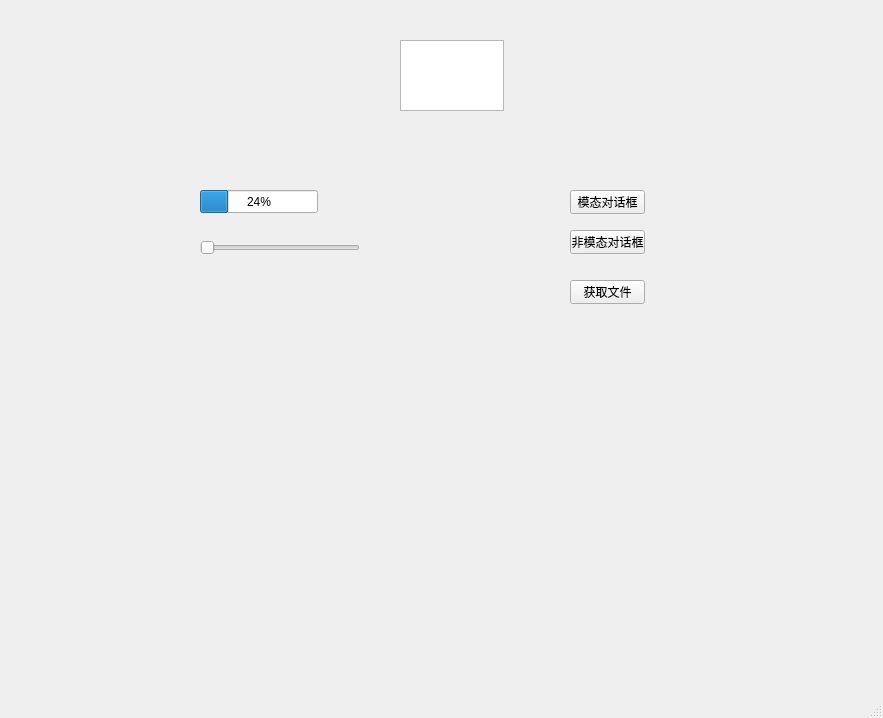
<?xml version="1.0" encoding="UTF-8"?>
<ui version="4.0">
 <class>MainWindow</class>
 <widget class="QMainWindow" name="MainWindow">
  <property name="geometry">
   <rect>
    <x>0</x>
    <y>0</y>
    <width>883</width>
    <height>718</height>
   </rect>
  </property>
  <property name="windowTitle">
   <string>MainWindow</string>
  </property>
  <widget class="QWidget" name="centralwidget">
   <widget class="QProgressBar" name="progressBar">
    <property name="geometry">
     <rect>
      <x>200</x>
      <y>190</y>
      <width>118</width>
      <height>23</height>
     </rect>
    </property>
    <property name="value">
     <number>24</number>
    </property>
   </widget>
   <widget class="QSlider" name="horizontalSlider">
    <property name="geometry">
     <rect>
      <x>200</x>
      <y>240</y>
      <width>160</width>
      <height>16</height>
     </rect>
    </property>
    <property name="orientation">
     <enum>Qt::Orientation::Horizontal</enum>
    </property>
   </widget>
   <widget class="QPushButton" name="btn1">
    <property name="geometry">
     <rect>
      <x>570</x>
      <y>190</y>
      <width>75</width>
      <height>24</height>
     </rect>
    </property>
    <property name="text">
     <string>模态对话框</string>
    </property>
   </widget>
   <widget class="QPushButton" name="btn2">
    <property name="geometry">
     <rect>
      <x>570</x>
      <y>230</y>
      <width>75</width>
      <height>24</height>
     </rect>
    </property>
    <property name="text">
     <string>非模态对话框</string>
    </property>
   </widget>
   <widget class="QPushButton" name="FileBtn">
    <property name="geometry">
     <rect>
      <x>570</x>
      <y>280</y>
      <width>75</width>
      <height>24</height>
     </rect>
    </property>
    <property name="text">
     <string>获取文件</string>
    </property>
   </widget>
   <widget class="QTextEdit" name="textEdit">
    <property name="geometry">
     <rect>
      <x>400</x>
      <y>40</y>
      <width>104</width>
      <height>71</height>
     </rect>
    </property>
   </widget>
  </widget>
  <widget class="QMenuBar" name="menubar">
   <property name="geometry">
    <rect>
     <x>0</x>
     <y>0</y>
     <width>883</width>
     <height>33</height>
    </rect>
   </property>
  </widget>
  <widget class="QStatusBar" name="statusbar"/>
 </widget>
 <resources/>
 <connections/>
</ui>
